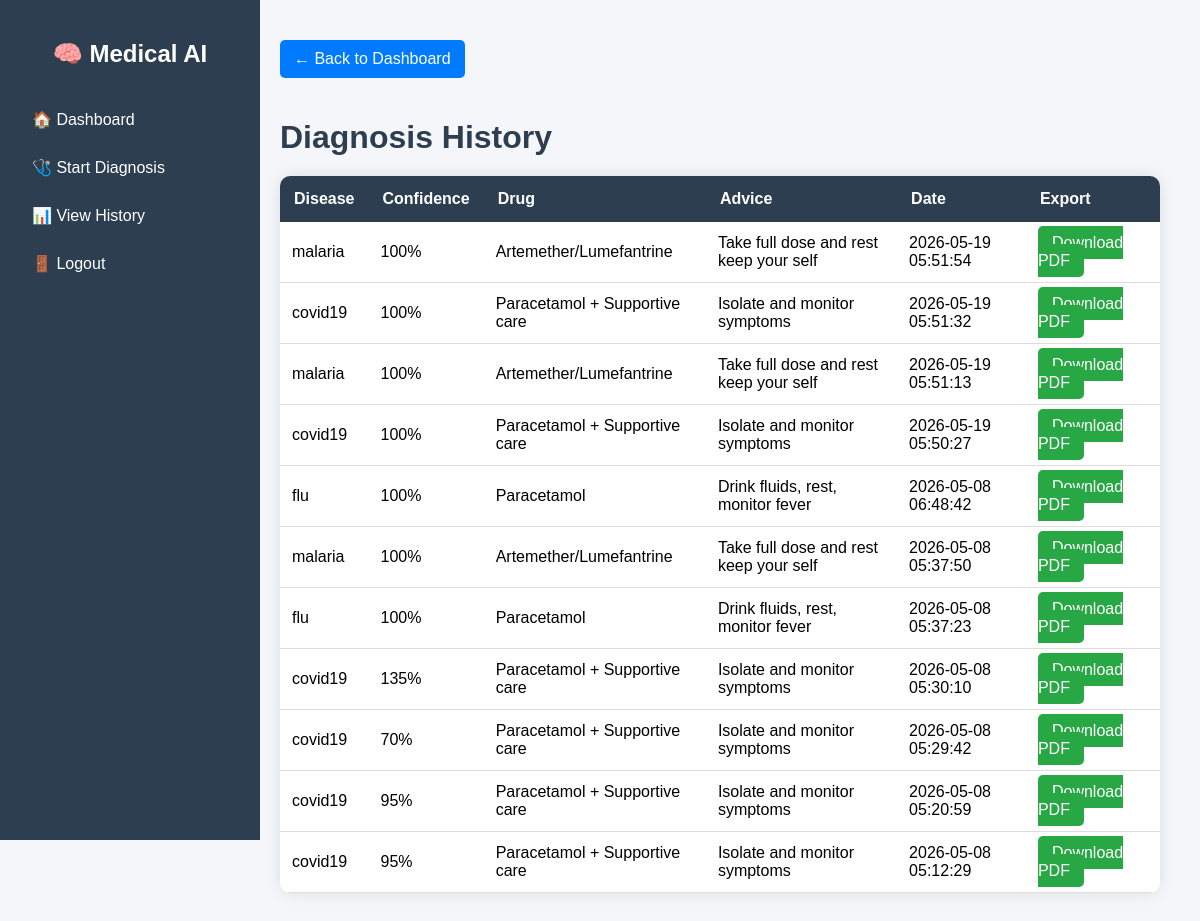
Page /history (signed in) on the earlier database version.
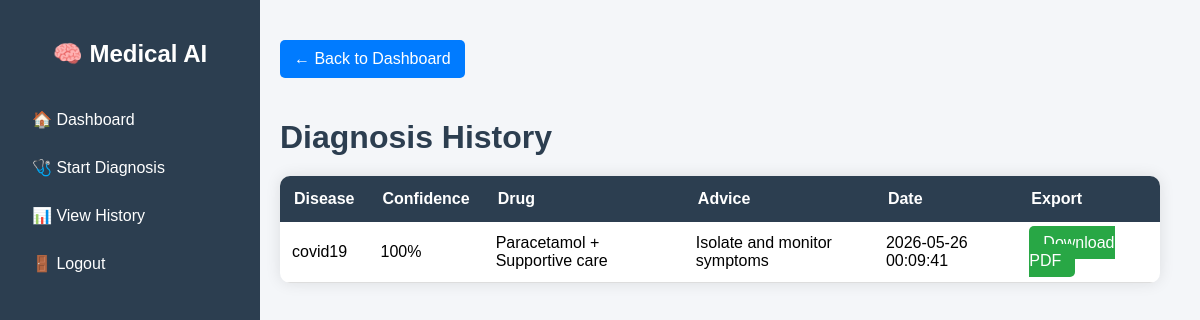
Same page on the later database version.
### tables this page shows
CREATE TABLE diagnosis_history (
        id INTEGER PRIMARY KEY AUTOINCREMENT,
        user_id INTEGER,
        disease TEXT,
        confidence INTEGER,
        drug_name TEXT,
        advice TEXT,
        created_at TIMESTAMP DEFAULT CURRENT_TIMESTAMP
    );

### app.py (the view)
@app.route("/history")
def history():
    if not is_logged_in():
        return redirect("/login")
    conn = get_connection()
    cur = conn.cursor()
    cur.execute("""
        SELECT * FROM diagnosis_history
        WHERE user_id=?
        ORDER BY created_at DESC
    """, (session["user_id"],))
    history = cur.fetchall()
    conn.close()
    return render_template("history.html", history=history)

### app.py (called while the page is built)
def is_logged_in():
    return "user_id" in session

### database/database.py (called while the page is built)
def get_connection():
    conn = sqlite3.connect(DB_PATH)
    conn.row_factory = sqlite3.Row
    return conn

### templates/history.html (shortened to what this page needs)
<!DOCTYPE html>
<html lang="en">
<head>
    <link rel="stylesheet"
          href="{{ url_for('static', filename='css/dashboard.css') }}">
    <link rel="stylesheet"
          href="{{ url_for('static', filename='css/history.css') }}">
</head>
<body>
<div class="container">
    <div class="sidebar">
        <h2>🧠 Medical AI</h2>
        <a href="/dashboard">🏠 Dashboard</a>
        <a href="/questions">🩺 Start Diagnosis</a>
        <a href="/history">📊 View History</a>
        <a href="/logout">🚪 Logout</a>
    </div>
    <div class="main">
        <div class="history-container">
            <a href="/dashboard" class="back-btn">
                ← Back to Dashboard
            </a>
            <h1 class="history-title">
                Diagnosis History
            </h1>
            {% if history %}
            <table>
                <thead>
                    <tr>
                        <th>Disease</th>
                        <th>Confidence</th>
                        <th>Drug</th>
                        <th>Advice</th>
                        <th>Date</th>
                        <th>Export</th>
                    </tr>
                </thead>
                <tbody>
                    {% for item in history %}
                    <tr>
                        <td>{{ item.disease }}</td>
                        <td>{{ item.confidence }}%</td>
                        <td>{{ item.drug_name }}</td>
                        <td>{{ item.advice }}</td>
                        <td>{{ item.created_at }}</td>
                        <td>
                            <a
                               class="download-btn"
                               href="/download_report/{{ item.id }}">
                               Download PDF
                            </a>
                        </td>
                    </tr>
                    {% endfor %}
                </tbody>
            </table>
            {% else %}
            <div class="empty">
                <h3>No diagnosis history found</h3>
            </div>
            {% endif %}
        </div>
    </div>
</div>
</body>
</html>

Differences in the rows shown:
no longer on this page (row edited): diagnosis_history: disease "malaria", confidence "100", drug_name "Artemether/Lumefantrine", advice "Take full dose and rest keep your self", created_at "2026-05-19 05:51:54"
no longer on this page (row edited): diagnosis_history: disease "covid19", confidence "100", drug_name "Paracetamol + Supportive care", advice "Isolate and monitor symptoms", created_at "2026-05-19 05:51:32"
no longer on this page (row edited): diagnosis_history: disease "malaria", confidence "100", drug_name "Artemether/Lumefantrine", advice "Take full dose and rest keep your self", created_at "2026-05-19 05:51:13"
no longer on this page (row edited): diagnosis_history: disease "covid19", confidence "100", drug_name "Paracetamol + Supportive care", advice "Isolate and monitor symptoms", created_at "2026-05-19 05:50:27"
no longer on this page (row edited): diagnosis_history: disease "flu", confidence "100", drug_name "Paracetamol", advice "Drink fluids, rest, monitor fever", created_at "2026-05-08 06:48:42"
no longer on this page (row edited): diagnosis_history: disease "malaria", confidence "100", drug_name "Artemether/Lumefantrine", advice "Take full dose and rest keep your self", created_at "2026-05-08 05:37:50"
no longer on this page (row edited): diagnosis_history: disease "flu", confidence "100", drug_name "Paracetamol", advice "Drink fluids, rest, monitor fever", created_at "2026-05-08 05:37:23"
no longer on this page (row edited): diagnosis_history: disease "covid19", confidence "135", drug_name "Paracetamol + Supportive care", advice "Isolate and monitor symptoms", created_at "2026-05-08 05:30:10"
no longer on this page (row edited): diagnosis_history: disease "covid19", confidence "70", drug_name "Paracetamol + Supportive care", advice "Isolate and monitor symptoms", created_at "2026-05-08 05:29:42"
no longer on this page (row edited): diagnosis_history: disease "covid19", confidence "95", drug_name "Paracetamol + Supportive care", advice "Isolate and monitor symptoms", created_at "2026-05-08 05:20:59"
changed diagnosis_history "covid19": confidence "95" → "100"; created_at "2026-05-08 05:12:29" → "2026-05-26 00:09:41"
